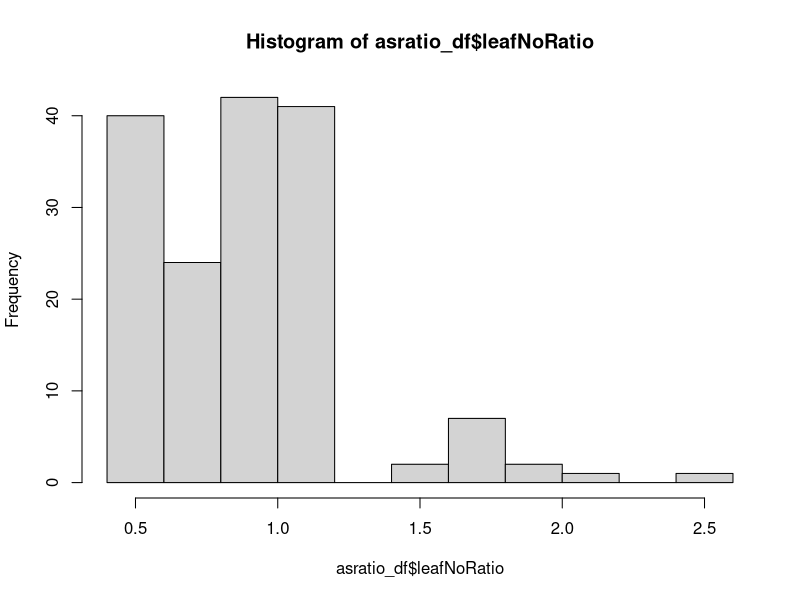

Recreate this plot in R. (Note: this script raises an error after producing the figure.)
# ******************************************************************************

###                     Rex and Sof's Salinity Workshop                      ###

# ******************************************************************************

# ******************************************************************************

# Salinity Data Analysis ----------------

# ******************************************************************************

# first, we're going to clear the data from our global environment, so we have a 
# fresh start

rm(list = ls())


# Let's import our data. If working on a Flinders Uni computer, put it on your U drive or you WILL lose all your work!

# the folder we are working in is called our "working directory". It is good 
# convention to keep everything you're working on in this folder. You can check 
# you're using the correct working directory by using 
getwd()

# if the working directory isn't the folder you want to use, you can use 
# setwd("xxxx enter filepath here xxx") # to set your working directory. 
# your data should be saved in your working directory folder. You can then easily
# access this data:

all_data <- na.omit(data.frame(read.csv("Salinity_data.csv")))  
# read.csv will import the data from our working directory
head(all_data) 
# note that we now have all_data in our global environment, which is ##### observations 
# of #### variables

# and we can check that everything looks right
str(all_data)
summary(all_data)

# To standardise our results, we have calculated each variable as 
# a ratio of the mean of the control. 
# We are going to analyse the response variables leaf_no_ratio, shoot_height_ratio, 
# root_length_ratio, fw_shoot_root_ratio, dw_shoot_root_ratio, shoot_moisture, and root_moisture.


# Before we get into it, let's make sure our data is formatted so that we can work 
# with it easily. This can be tedious, but saves time in the long run

# Let's assign all of the variables we're going to use to their own object. 

species <- all_data$species
saltConc <- as.character(all_data$salt_conc) 
# salt concentration would automatically be numerical, we want it to be character, because we're 
# using it as a categorical variable.
leafNoRatio <- all_data$leaf_no_ratio
shootHtRatio <- all_data$shoot_height_ratio
rootLnRatio <- all_data$root_length_ratio
fwShootRoot <- all_data$fw_shoot_root_ratio
dwShootRoot <- all_data$dw_shoot_root_ratio
shootMoist <- all_data$shoot_moisture
rootMoist <- all_data$root_moisture
totMoist <- all_data$total_moisture

# While we do this, we're going to exclude the controls for the "leaf number-", 
# "shoot height-" and "root length (ratio to control mean)" variables. We're going 
# to combine them into dataframes with the species and salt concentration
# because we want to make sure we have the same number of observations for each of these variables.

asratio_df1 <- cbind.data.frame(species, saltConc, leafNoRatio, shootHtRatio, rootLnRatio)
asratio_df <- asratio_df1[asratio_df1$saltConc>0,] 
# this will ensure that all salt concentrations in this dataframe are greater than 0
                             
# we can get the summary for any of these variables and see the datatypes, etc
summary(asratio_df)
str(asratio_df)

# and we can check how many replicates we have for each treatment
table(asratio_df$species, asratio_df$saltConc)

# and we'll just make a dataframe of the rest of the variables, because it makes 
# plotting easier down the track:
alldata_df <- cbind.data.frame(species, saltConc, fwShootRoot, dwShootRoot, 
                               shootMoist, rootMoist, totMoist)

### remember, we have TWO DATA FRAMES  - one with the ratios, one with the remainder of the variables - which means that you don't find fwShootRoot in asratio_df, for example!

# Next, we need to perform some assumption testing. This is like checking in the 
# pantry to see what ingredients you have. If you have eggs, flour, milk, and sugar, 
# you can make a cake. If you have eggs, milk, bacon and cheese
# you can make an omelette. We want to do a two-way ANOVA, but we need to check 
# that we have all of the ingredients, first. 
# The assumptions (ingredients) of an ANOVA are:
#     > normally distributed data
#     > homogeneity of variances
#     > data are independent (we know our data are independent because the plants 
# were grown in their own pots, and don't influence each other either way.)


# Leaf Number as a Ratio of Control Mean ----------------------------------

# first, we're going to analyse the plant's leaf number as a ratio to the mean control in 
# response to salinity level.

# Let's check our assumptions:

### Assumption 1: data are normally distributed
# The central limit theorem tells us that When we have a sample size large enough 
# (n > 30), the sampling distribution will be normal, regardless of the distribution 
# of the data. However, it's good practice to report your assumption testing in 
# your statistical methods section. 
# We are going to use the Shapiro-Wilk method to test normality. 
# the null hypothesis is that sample distribution is normal. If the test is significant, 
# the distribution is non-normal. 
# If our p-value is > 0.05, we can assume that our data is normally distributed.

# We just extract the column needed from our relevant dataset, and we can do this 
# within the shapiro.test function
shapiro.test(asratio_df$leafNoRatio)
#Is this normal? 

# we can visually assess distribution using histograms 
hist(asratio_df$leafNoRatio)


# if we compare the results from our normality tests with our histograms, we can 
# see whether our data are normally distributed or how badly the data are not normal, in this case.

# Sometimes, to bring our data closer to normality, we can remove some outliers. In this year's experiments, it's particularly relevant because some plants grew so quick that they developed far more leaves than would be expected. You can see this in the histogram already.

# We need to explore this visually using boxplots, for both our species and our salt concentration. 

# we're going to use the package 'ggpubr' to make some plots to visualise our group differences. This first needs
#installing like so:

install.packages("ggpubr")
library(ggpubr)
library(dplyr)

#plot leaf number as ratio to control mean by groups "salt concentration"
# colour box plot by second group "species"

ggboxplot(asratio_df, x = "saltConc", y = "leafNoRatio", color = "species")

# In this case, we can see that there are some outliers present. Generally, outliers
# are classed as numbers outside of 1.5 * the interquartile range. 
# we are going to remove these outliers. Make sure to give justification for this removal in your methods section.

# first, we work out what our first and third quartiles are for our data:
quartiles <- quantile(asratio_df$leafNoRatio, probs=c(.25, .75), na.rm = FALSE) 
# and determine the interquartile range (IQR)
IQR <- IQR(asratio_df$leafNoRatio)

# Then we find our lower and upper limits:
Lower <- quartiles[1] - 1.5*IQR
Upper <- quartiles[2] + 1.5*IQR 

# and reassign any data above the lower threshold and below the upper threshold to a new dataframe, 
# which we will use for the analysis.
leafNoRatio_noOutliers <- filter(asratio_df, leafNoRatio > Lower & leafNoRatio < Upper )


# let's check how many replicates we have for each, now

table(leafNoRatio_noOutliers$species, leafNoRatio_noOutliers$saltConc)

# After relevant outliers are removed, we can then re-test for normality using our Shapiro-Wilk tests.
shapiro.test(leafNoRatio_noOutliers$leafNoRatio)

# we still have a significant p-value, but let's check out our histogram and plot data points
hist(leafNoRatio_noOutliers$leafNoRatio)

ggboxplot(leafNoRatio_noOutliers, x = "saltConc", y = "leafNoRatio", color = "species")

# looks pa bit better but the histogram shows us that there are clearly some huge outliers above 1.4 that are probably still plants that underwent a growth spurt that made their leaf growth totally different to the othe plants. These are not comparable to all the other plants, which is why we here decide to remove them. 

#NB: we don't remove the outliers because they are inconvenient - we have a good biological reason to exclude them. It is extremely important to be transparent and have a good reason for outlier removal, otherwise you are just massaging your data! So make sure you include the reason for the removal in your write-up.

leafNoRatio_noOutliers <- filter(asratio_df, leafNoRatio < 1.4 )

# Re-test for normality using our Shapiro-Wilk tests. It's still not great
shapiro.test(leafNoRatio_noOutliers$leafNoRatio)

# But our histogram now shows that the values are all more or less part of the same distribution. Because ANOVAs are relatively robust to violations of non-normality, we will choose to continue here but just make sure you mention that the normality criterion was violated.
hist(leafNoRatio_noOutliers$leafNoRatio)

ggboxplot(leafNoRatio_noOutliers, x = "saltConc", y = "leafNoRatio", color = "species")


### Assumption 2: variances are homogeneous

# the Levene's test for Homogeneity of Variance (in the 'car' package) will tell us if our variances are homogeneous - 
# that is, that all population variances are equal. A p - value < 0.05 will suggest that variances are significantly 
# different and that this assumption has been violated
# install.packages("car")
library(car) # access the car package

#run the test. Again, the test is highly significant but there is not much we can do about this. We will report these data as having violated both assumptions and keep going with that precaution.
leveneTest(leafNoRatio ~ species*saltConc, data = leafNoRatio_noOutliers)

### two-way ANOVA

# now that we have the ingredients (kind of), let's bake our lovely ANOVA cake!
# the null hypotheses for a two-way ANOVA are:
#       > there is no _difference_ in the means of factor A (barley and what don't have different mean leaf numbers)
#       > there is no _difference_ in the means of factor B (plants don't have different mean leav numbers across salt concentrations)
#       > there is no _interaction_ between factor A and B. (i.e. the difference in leaf numbers in a salt concentration does not depend on whether we are looking at barley or wheat)
# if the p-value for our ANOVA is <0.05, we reject the null, and find that there 
# is a significant difference or interaction.

leafno.aov <- aov(leafNoRatio ~ species * saltConc, data = leafNoRatio_noOutliers)
summary(leafno.aov)

 # But what does this mean? To get a feeling for this, we can generate some summary statistics for our response data, depending on our two factors. This has nothing to do with the ANOVA but it allows you to look at the magnitudes of difference between means.
require("dplyr")
group_by(leafNoRatio_noOutliers, species, saltConc) %>%
  summarise(count = n(),mean = mean(leafNoRatio, na.rm = TRUE),
            sd = sd(leafNoRatio, na.rm = TRUE))

# the ANOVA tells us that there are differences group means, but we don't know 
# which pairs of groups are different. We can use a Tukey multiple pairwise comparisons 
# test to see where these differences lie. Since we only have two species, 
# only need to do this for our salt concentrations:

TukeyHSD(leafno.aov, which = "saltConc")
# when interpreting the output, diff: difference between means of the two groups, 
# lwr & upr: the lower and the upper end point of the confidence interval at 95%, 
# p adj: p-value after adjustment for the multiple comparisons.


### let's graph it!

# To visualise our data (and for our report), we need to generate a means plot.
# we are going to plot our response variable by groups "saltConc", and use the colours to show the species.
# we add error bars using mean_se
# we can explore the options for our plot using the help for ggline, 
# have a play and see what you think shows your results the best!
?ggline


ggline(leafNoRatio_noOutliers, x = "saltConc", y = "leafNoRatio", color = "species",
       add = c("mean_se"),
       xlab = "salt concentration (g/L)",
       ylab = "number of leaves (ratio to control mean)",
       legend = "right")

# once we're happy with our plot, we click "export" and save it in our working folder.


# Congratulations! You've now gone through ALL code you will need to use for this prac!
# The next analyses use exactly the same functions as for the leafNoRatio variable. The
#code will now have fewer and fewer comments as you get more used to repeating the same
#analyses.

# Root length as a Ratio of Control Mean ----------------------------------

# Let's check our assumptions:

### Assumption 1: data are normally distributed
# let's do a shapiro-wilk test of normality on our rootLnRatio variable
shapiro.test(asratio_df$rootLnRatio)

# If the Sig. value of the Shapiro-Wilk Test is greater than 0.05, the data is normal. 
# If it is below 0.05, the data significantly deviate from a normal distribution.

# we can visually assess distribution using histograms 
hist(asratio_df$rootLnRatio)

# if we compare the results from our normality tests with our histograms, we can 
# see whether our data are normally distributed. In this case, the histogram looks pretty normal even though the normality test doesn't. 

# So it is worth testing for outliers again for both our species and our salt concentration. 

# plot root length as a ratio to control mean by groups "salt concentration"
# colour box plot by second group "species"

ggboxplot(asratio_df, x = "saltConc", y = "rootLnRatio", color = "species")

# In this case, we can see that there are some outliers present. Generally, outliers
# are classed as numbers outside of 1.5 * the interquartile range. 
# we are going to remove these outliers. Make sure to give justification for this removal in your methods section.

# first, we work out what our first and third quartiles are for our data:
quartiles <- quantile(asratio_df$rootLnRatio, probs=c(.25, .75), na.rm = FALSE) 
# and determine the interquartile range (IQR)
IQR <- IQR(asratio_df$rootLnRatio)

# Then we find our lower and upper limits:
Lower <- quartiles[1] - 1.5*IQR
Upper <- quartiles[2] + 1.5*IQR 

# and reassign any data above the lower threshold and below the upper threshold to a new dataframe, 
# which we will use for the analysis.
rootLnRatio_noOutliers <- filter(asratio_df, rootLnRatio > Lower & rootLnRatio < Upper )

# After relevant outliers are removed, we can then re-test for normality using our Shapiro-Wilk tests.
shapiro.test(rootLnRatio_noOutliers$rootLnRatio)

# And double check using a histogram - this is now looking OK and we'll again note that we expect the ANOVA to be robust to the violation of normality because the data are at least clearly part of a coherent distribution.
hist(rootLnRatio_noOutliers$rootLnRatio)

# and have another look at our new boxplots:
ggboxplot(rootLnRatio_noOutliers, x = "saltConc", y = "rootLnRatio", color = "species")

#We still clearly have some very high and very low outliers. But it would be a bit intransparent to just take them out, since there is no good reason to do so. We will therefore leave them here and continut.

table(rootLnRatio_noOutliers$species, rootLnRatio_noOutliers$saltConc)

### Assumption 2: variances are homogeneous

# Let's do our levene's test

leveneTest(rootLnRatio ~ species*saltConc, data =rootLnRatio_noOutliers)

# The variance is homogenous - phew - we're good to go!

### two-way ANOVA

rootLn.aov <- aov(rootLnRatio ~ species * saltConc, data = rootLnRatio_noOutliers)
summary(rootLn.aov)


# we can generate some summary statistics for our response data, depending on our two factors:

group_by(rootLnRatio_noOutliers, species, saltConc) %>%
  summarise(count = n(),mean = mean(rootLnRatio, na.rm = TRUE),
            sd = sd(rootLnRatio, na.rm = TRUE))

# Tukey's HSD will tell is where the differences between groups are

TukeyHSD(rootLn.aov, which = "saltConc")


### let's graph it!

ggline(rootLnRatio_noOutliers, x = "saltConc", y = "rootLnRatio", color = "species",
       add = c("mean_se"),
       xlab = "salt concentration (g/L)",
       ylab = "root length (ratio to control mean)",
       legend = "right")

#Here you can also see that the outliers are not looking like they are obscuring a very clear picture. So, all good.

# don't forget to export your plot

# Shoot height as a Ratio of Control Mean ----------------------------------

# Let's check our assumptions:

### Assumption 1: data are normally distributed
# let's do a shapiro-wilk test of normality on our shoot height ratio variable
shapiro.test(asratio_df$shootHtRatio)

#What does this result mean?

# we can visually assess distribution using histograms 
hist(asratio_df$shootHtRatio)

# Let's look a little closer using boxplots:

ggboxplot(asratio_df, x = "saltConc", y = "shootHtRatio", color = "species")

# Clearly some outliers, let's see if any of them are outside the IQR:

quartiles <- quantile(asratio_df$shootHtRatio, probs=c(.25, .75), na.rm = FALSE) 
IQR <- IQR(asratio_df$shootHtRatio)

Lower <- quartiles[1] - 1.5*IQR
Upper <- quartiles[2] + 1.5*IQR 

shootHtRatio_noOutliers <- filter(asratio_df, shootHtRatio > Lower & shootHtRatio < Upper )

# now we check again:
shapiro.test(shootHtRatio_noOutliers$shootHtRatio)
hist(shootHtRatio_noOutliers$shootHtRatio)
ggboxplot(shootHtRatio_noOutliers, x = "saltConc", y = "shootHtRatio", color = "species")

#What do you notice here? Make sure you put this into your write-up!
table(shootHtRatio_noOutliers$species, shootHtRatio_noOutliers$saltConc)

# we still have some skew, and our shapiro-wilk test tells us that our data is not normal.
# however, since ANOVA are robust to deviations from normality, we will proceed and check 
# our next assumption:

### Assumption 2: variances are homogeneous
# Let's do our levene's test
leveneTest(shootHtRatio ~ species*saltConc, data =shootHtRatio_noOutliers)

# and we're good to go!

### two-way ANOVA

shootHt.aov <- aov(shootHtRatio ~ species * saltConc, data = shootHtRatio_noOutliers)
summary(shootHt.aov)

# summary statistics:
group_by(shootHtRatio_noOutliers, species, saltConc) %>%
  summarise(count = n(),mean = mean(shootHtRatio, na.rm = TRUE),
            sd = sd(shootHtRatio, na.rm = TRUE))

# Tukey's HSD will tell is where the differences between groups are

TukeyHSD(shootHt.aov, which = "saltConc")


### let's graph it!

ggline(shootHtRatio_noOutliers, x = "saltConc", y = "shootHtRatio", color = "species",
       add = c("mean_se"),
       xlab = "salt concentration (g/L)",
       ylab = "shoot height (ratio to control mean)",
       legend = "right")

# don't forget to export your plot

### from here, you can either use your newfound knowledge to analyse the remaining five
### variables (this will put you in the running for an HD) or open and run the file 
### "workshop1_salinitycont.R" to work through our code.

###DO NOT CREATE A NEW FILE OR READ IN NEW DATA. JUST KEEP WORKING FROM THE BOTTOM OF THIS CODE ONWARDS. 
###REMEMBER THAT THE RATIOS AND THE REMAINING VARIABLES ARE IN DIFFERENT DATA FRAMES. IF YOU GET ERRORS, IT MIGHT BE THAT YOU ARE USING THE WRONG DATA FRAME.

### good luck!
